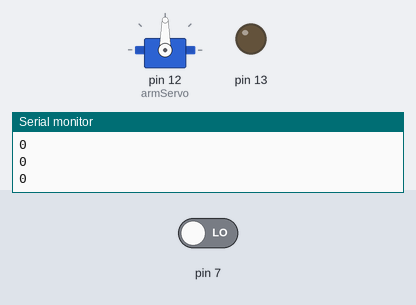
The sketch below on a simulated Arduino Nano, built with avr-gcc and run on an emulated ATmega328P. Parts: servo, output pins drawn as LEDs (lit = HIGH), the last lines printed to the serial monitor. Inputs (shaded band) come from the test bench; at power-on: pin 7 LOW.

Above: at 1.2 s.
1.3 s: pin 7 driven HIGH
At 2.45 s:
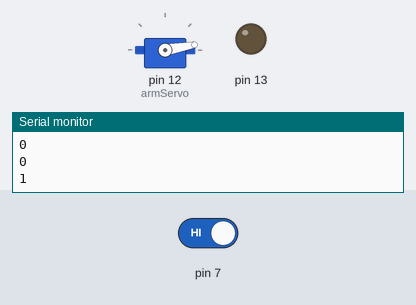
At 3.0 s:
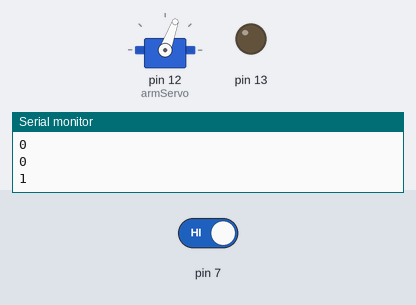
4.3 s: pin 7 driven LOW
At 4.82 s:
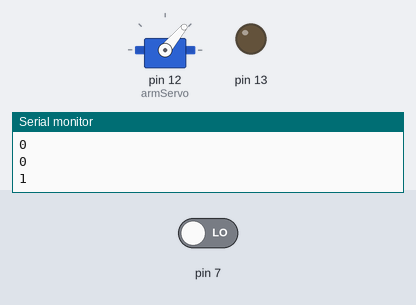
Timing chart, 0 to 7.3 s (numbered marks = the images above; inputs shaded):
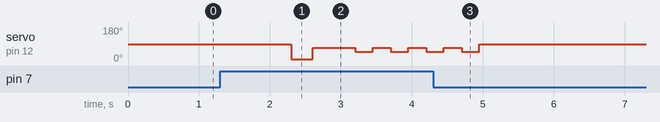

The sketch:

Hungry_robot.ino
```cpp
// Select Arduino nano / ATmega328P (Old Bootloader)

// in order to use servo motor, we need to include a library file
#include <Servo.h>

// let's make an instance of Servo
Servo armServo;

// this function automatically runs only once when the Arduino's power up
void setup() {
Serial.begin(9600);
  // we use pin number 12 for control the robot.
  armServo.attach(12);
  // move the motor to default angle
  armServo.write(90);

  // pin A7 is for the distance sensor
  pinMode(A7, INPUT);

  // these 3 pins (pin0, pin1, pin13) are for turning on LEDs
  // Arduino nano already has 3 LEDs on these pins.
  pinMode(13, OUTPUT);
  pinMode(0, OUTPUT);
  pinMode(1, OUTPUT);
}

// in order to check coming hand,
// we will keep the sensor value these variables
int sensorValue = 0;
int prevSensorValue = 0;

// When the sensor value is hight than the THRESHOLD value,
// The code will call action();
const int THRESHOLD = 360;

void loop() {
  sensorValue=0;

  // read A7's analog value and asign the value into sensorValue
  sensorValue = digitalRead(7);

Serial.println(sensorValue);
while(sensorValue){action();}


delay(10);

}


void action() {


  // eating sequence
  // wait 1000ms (1 second)
  delay(1000);

  // let's use pin12 for motor control
  armServo.attach(12);
  // let's move the motor to degree '10' (move the arm up)
  armServo.write(10);

  // wait 300 ms
  delay(300);

  // let's move the motor to degree '70' (move the arm down)
  armServo.write(70);
  delay(500);

  // after ate
  delay(100);
  armServo.write(50);
  delay(250);
  armServo.write(70);
  delay(250);
  armServo.write(50);
  delay(250);
  armServo.write(70);
  delay(250);
  armServo.write(50);
  delay(250);
  armServo.write(70);
  delay(250);
  armServo.write(50);
  delay(250);
  armServo.write(90);
  delay(250);

  // release arm's torque
  armServo.detach();

  loop();
}
```

Measured:
- after the input at 1.3 s, servo on pin 12 (armServo): 90° → 10° after 1.0 s, → 70° 0.30 s later, → 50° 0.60 s later, → 70° 0.25 s later, … (7 changes in this stretch)
- after the input at 4.3 s, servo on pin 12 (armServo): goes on until 5.0 s, then stays 90°
